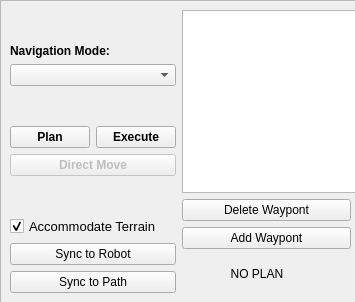
<?xml version="1.0" encoding="UTF-8"?>
<ui version="4.0">
 <class>NavigationControls</class>
 <widget class="QWidget" name="NavigationControls">
  <property name="geometry">
   <rect>
    <x>0</x>
    <y>0</y>
    <width>355</width>
    <height>302</height>
   </rect>
  </property>
  <property name="sizePolicy">
   <sizepolicy hsizetype="Fixed" vsizetype="Fixed">
    <horstretch>0</horstretch>
    <verstretch>0</verstretch>
   </sizepolicy>
  </property>
  <property name="windowTitle">
   <string>Form</string>
  </property>
  <widget class="QFrame" name="frame">
   <property name="geometry">
    <rect>
     <x>0</x>
     <y>0</y>
     <width>361</width>
     <height>303</height>
    </rect>
   </property>
   <property name="sizePolicy">
    <sizepolicy hsizetype="Fixed" vsizetype="Fixed">
     <horstretch>0</horstretch>
     <verstretch>0</verstretch>
    </sizepolicy>
   </property>
   <property name="minimumSize">
    <size>
     <width>225</width>
     <height>0</height>
    </size>
   </property>
   <property name="maximumSize">
    <size>
     <width>400</width>
     <height>16777215</height>
    </size>
   </property>
   <property name="frameShape">
    <enum>QFrame::StyledPanel</enum>
   </property>
   <property name="frameShadow">
    <enum>QFrame::Raised</enum>
   </property>
   <layout class="QGridLayout" name="gridLayout">
    <item row="0" column="1">
     <widget class="QListWidget" name="waypoint_list">
      <property name="sizePolicy">
       <sizepolicy hsizetype="Fixed" vsizetype="Fixed">
        <horstretch>0</horstretch>
        <verstretch>0</verstretch>
       </sizepolicy>
      </property>
      <property name="minimumSize">
       <size>
        <width>225</width>
        <height>100</height>
       </size>
      </property>
      <property name="maximumSize">
       <size>
        <width>200</width>
        <height>300</height>
       </size>
      </property>
     </widget>
    </item>
    <item row="1" column="1">
     <layout class="QVBoxLayout" name="verticalLayout_2">
      <item>
       <widget class="QPushButton" name="delete_button">
        <property name="text">
         <string>Delete Waypont</string>
        </property>
       </widget>
      </item>
      <item>
       <widget class="QPushButton" name="add_button">
        <property name="text">
         <string>Add Waypont</string>
        </property>
       </widget>
      </item>
     </layout>
    </item>
    <item row="2" column="1">
     <widget class="QLabel" name="plan_label">
      <property name="sizePolicy">
       <sizepolicy hsizetype="Fixed" vsizetype="Preferred">
        <horstretch>0</horstretch>
        <verstretch>0</verstretch>
       </sizepolicy>
      </property>
      <property name="maximumSize">
       <size>
        <width>150</width>
        <height>16777215</height>
       </size>
      </property>
      <property name="text">
       <string>NO PLAN</string>
      </property>
      <property name="alignment">
       <set>Qt::AlignCenter</set>
      </property>
     </widget>
    </item>
    <item row="0" column="0" rowspan="3">
     <layout class="QVBoxLayout" name="verticalLayout_4">
      <item>
       <spacer name="verticalSpacer">
        <property name="orientation">
         <enum>Qt::Vertical</enum>
        </property>
        <property name="sizeHint" stdset="0">
         <size>
          <width>20</width>
          <height>40</height>
         </size>
        </property>
       </spacer>
      </item>
      <item>
       <widget class="QLabel" name="label">
        <property name="sizePolicy">
         <sizepolicy hsizetype="MinimumExpanding" vsizetype="MinimumExpanding">
          <horstretch>0</horstretch>
          <verstretch>0</verstretch>
         </sizepolicy>
        </property>
        <property name="font">
         <font>
          <weight>75</weight>
          <bold>true</bold>
         </font>
        </property>
        <property name="text">
         <string>Navigation Mode:</string>
        </property>
       </widget>
      </item>
      <item>
       <widget class="QComboBox" name="nav_mode_box"/>
      </item>
      <item>
       <spacer name="verticalSpacer_2">
        <property name="orientation">
         <enum>Qt::Vertical</enum>
        </property>
        <property name="sizeHint" stdset="0">
         <size>
          <width>20</width>
          <height>40</height>
         </size>
        </property>
       </spacer>
      </item>
      <item>
       <layout class="QHBoxLayout" name="horizontalLayout_2">
        <item>
         <widget class="QPushButton" name="plan_button">
          <property name="maximumSize">
           <size>
            <width>90</width>
            <height>16777215</height>
           </size>
          </property>
          <property name="font">
           <font>
            <weight>75</weight>
            <bold>true</bold>
           </font>
          </property>
          <property name="text">
           <string>Plan</string>
          </property>
         </widget>
        </item>
        <item>
         <widget class="QPushButton" name="execute_button">
          <property name="sizePolicy">
           <sizepolicy hsizetype="Fixed" vsizetype="Fixed">
            <horstretch>0</horstretch>
            <verstretch>0</verstretch>
           </sizepolicy>
          </property>
          <property name="maximumSize">
           <size>
            <width>100</width>
            <height>16777215</height>
           </size>
          </property>
          <property name="font">
           <font>
            <weight>75</weight>
            <bold>true</bold>
           </font>
          </property>
          <property name="text">
           <string>Execute</string>
          </property>
         </widget>
        </item>
       </layout>
      </item>
      <item>
       <widget class="QPushButton" name="direct_move_button">
        <property name="enabled">
         <bool>false</bool>
        </property>
        <property name="font">
         <font>
          <weight>75</weight>
          <bold>true</bold>
         </font>
        </property>
        <property name="text">
         <string>Direct Move</string>
        </property>
       </widget>
      </item>
      <item>
       <spacer name="verticalSpacer_3">
        <property name="orientation">
         <enum>Qt::Vertical</enum>
        </property>
        <property name="sizeHint" stdset="0">
         <size>
          <width>20</width>
          <height>40</height>
         </size>
        </property>
       </spacer>
      </item>
      <item>
       <layout class="QVBoxLayout" name="verticalLayout">
        <item>
         <widget class="QCheckBox" name="accommodate_terrain">
          <property name="font">
           <font>
            <pointsize>10</pointsize>
           </font>
          </property>
          <property name="text">
           <string>Accommodate Terrain</string>
          </property>
          <property name="checkable">
           <bool>true</bool>
          </property>
          <property name="checked">
           <bool>true</bool>
          </property>
         </widget>
        </item>
        <item>
         <widget class="QPushButton" name="sync_to_robot_orientation_button">
          <property name="text">
           <string>Sync to Robot</string>
          </property>
         </widget>
        </item>
        <item>
         <widget class="QPushButton" name="sync_to_path_orientation_button">
          <property name="text">
           <string>Sync to Path</string>
          </property>
         </widget>
        </item>
       </layout>
      </item>
     </layout>
    </item>
   </layout>
  </widget>
 </widget>
 <resources/>
 <connections/>
</ui>
